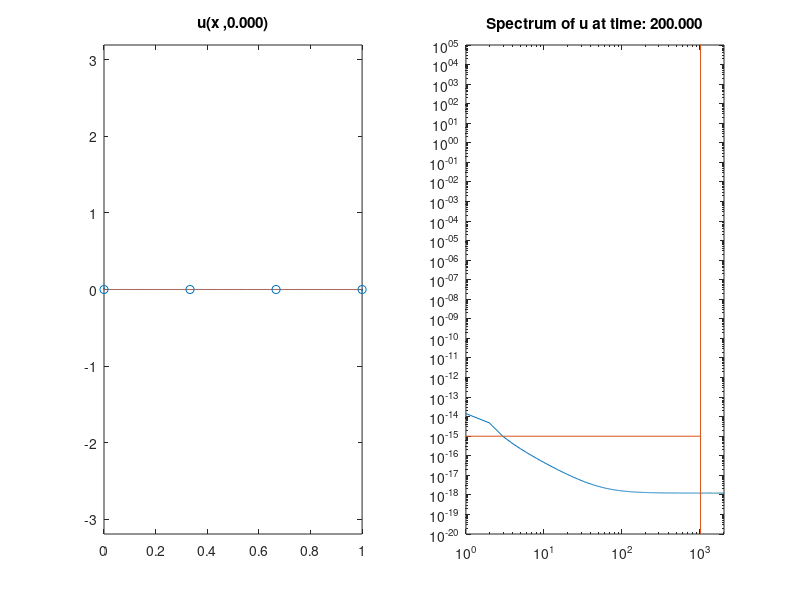

This figure's MATLAB source:
%function Chafee_Infante(N1,T,nui,alphai,graph)
%Chafee-Infante eq. u_t - nu*u_xx = u - alpha*u^3
%basic constants defined by problem

%%%%%%%%%%%%%%%%%%%%%%%%%%%%%%%%%%%%%%%%%%%%%%%%%%%%%%%%%%%%%%%%%%%%%%%%%%%
%Solves Chafee-Infante equation using data assimilation on a uniform grid
%
%Meant to use loaded data from Data directory
%%%%%%%%%%%%%%%%%%%%%%%%%%%%%%%%%%%%%%%%%%%%%%%%%%%%%%%%%%%%%%%%%%%%%%%%%%%
% close all; clear all;
close all;
clear all;
global alpha nu x N;
%% Load Variables
% load('Data\2018.01.23.01.24.03.575.mat')
if( exist('T','var') == 0)
    alpha = .1;
    nu = .1;
    dt = 0.01;
%     error = ;
    min_nodes = 4;
    L = 1;
    N = 2^12;
    mu = 5;
    seed = randi(10000);
    T = 200;
end

graph = true;
% graph = false;


%% Initialize other constants

dx = L/N;
x = linspace(0,L,N);
timesteps = ceil(T/dt);

%% Initial Conditions
% seed = randi(10000);
% fprintf('seed: %d\n', seed);
rng(seed);
a = (10^(0))*rand(1,N/4);
k = 1:1:N/4;
u_0 = zeros(1,N);
for i = 1:N/4
    u_0 = u_0 + (a(i)*sin(2*pi*k(i)*x));
end
u_0 = u_0/(norm(u_0)*sqrt(dx))*10^-3;


%% Plot Setup
%plot initial data and define plot
if(graph)
    figure
    subplot(1,2,1);
    h = plot(x,u_0);
    hold on;
%     h2 = plot(x,u_0);
    h2 = plot(x,zeros(1,N));
    y_amp = max([1.01/sqrt(alpha), 1e-2]);
    axis([0 L -y_amp y_amp]);
    set(h, 'XDataSource','x');
    set(h, 'YDataSource','u');
    set(h2, 'XDataSource','x');
    set(h2, 'YDataSource','v');
    title ( sprintf ('u(x ,%1.3f)',0 ));

%     drawnow;
    f = subplot(1,2,2);
end


% Convex Splitting Method
A = (nu/(dx^2))*gallery('tridiag',N-2,1,-2,1) + (1+2*alpha)*speye(N-2,N-2);
B = speye(N-2,N-2) - dt*A;

u = u_0';
t=0;
%% Data Assimilation
% mu = 50;
int_nodes = min_nodes;
i_nodes = floor(linspace(1,N,int_nodes));
x_nodes = x(i_nodes);
if(graph)
    subplot(1,2,1)
    h3 = scatter(x_nodes,zeros(1,length(x_nodes)));
    set(h3, 'XDataSource','x_nodes');
    set(h3, 'YDataSource','zeros(1,length(x_nodes))');
end
v = zeros(size(u));
%             error_DA(1) = norm(u_0);
ui = u(2:N-1);
vi = v(2:N-1);
%% Main Loop
% close all
% f = figure;
% line([N/4 N/4], [0 inf]);
% for k = 1:timesteps
offset = 0;
while(max(abs(u))<.9/sqrt(alpha)&&t<T)
    %solves pde
    offset = offset +1;
    t = t+dt;
    umv = u - v;
    %error_DA(k) = sqrt(dx)*norm(umv);
%     if(max(error_DA(k)>1e50))
%         return
%     end
%     Ih_umv = interp1(x_nodes,umv(i_nodes),x)';
%     Ih_umv(1) = []; Ih_umv(end) = [];

    ui = B\(ui.*(ones(N-2,1)+dt.*(alpha.*(-2-(ui.^2))))); %Convex Splitting Method
    
    u(2:N-1) = ui;
    
%% Graphing fft
if graph&&~ishghandle(f)&&~ishghandle(h)
    return
end
if (ishghandle(f)&&graph && mod(offset,100) == 0)
    subplot(1,2,2);
    u_hat = fft(u);
    loglog(abs(u_hat(1:N/2))/N);
    %         hold on;
    y1=get(gca,'ylim');
    line([N/4 N/4],[1e-20 1e10]);
    line([1e-0 N/4],[1e-15 1e-15]);
    axis([1,N/2,1e-20,1e5]);
    title ( sprintf ('Spectrum of u at time: %1.3f',t ));
    drawnow;
end
end
if t >= T
    close all;
    return
end
error_DA = zeros(1,timesteps-offset);

    %Error calculation
    %% Data Assimiliation
for( k = 1:timesteps-offset)
    
        
    t = t+dt;
    umv = u - v;
    error_DA(k) = sqrt(dx)*norm(umv);
    if(max(error_DA(k)>1e50))
        return
    end
    Ih_umv = interp1(x_nodes,umv(i_nodes),x)';
    Ih_umv(1) = []; Ih_umv(end) = [];

    ui = B\(ui.*(ones(N-2,1)+dt.*(alpha.*(-2-(ui.^2))))); %Convex Splitting Method
    
    u(2:N-1) = ui;
    
    vi = B\(vi+dt*(alpha*(-2*vi-(vi.^3))+ mu*Ih_umv)); %Convex Splitting Method
    v(2:N-1) = vi;
    %     error_DA(k+1) = norm(u-v);
    
    
    %% Graphing
    %redraw plot
    if graph&&~ishghandle(f)&&~ishghandle(h)
        return
    end
%     if(max(u)> 0.9/sqrt(alpha)&&graph && mod(k,5) == 0
    if(graph && mod(k,20) == 0)
        subplot(1,2,1);
        refreshdata(h,'caller');
        refreshdata(h2,'caller');
        refreshdata(h3,'caller');
        refreshdata;
        title ( sprintf ('u(x ,%1.3f)',t ));
%         drawnow;
        %
        subplot(1,2,2);
        u_hat = fft(u);
        loglog(abs(u_hat(1:N/2))/N);
        %         hold on;
        y1=get(gca,'ylim');
        line([N/4 N/4],[1e-20 1e10]);
        line([1e-0 N/4],[1e-15 1e-15]);
        axis([1,N/2,1e-20,1e5]);
        title ( sprintf ('Spectrum of u at time: %1.3f',t ));
        drawnow;
    end
    
    
end
if(graph)
    figure
    semilogy(dt*(offset+1):dt:T, error_DA);
end

%% Save Data
%         date = datestr(now,'yyyy.mm.dd.HH.MM.SS.FFF');
%         save(['Data/' date '.mat'],'L','N','T','dt','alpha','nu','mu','seed','int_nodes','min_nodes','error');




